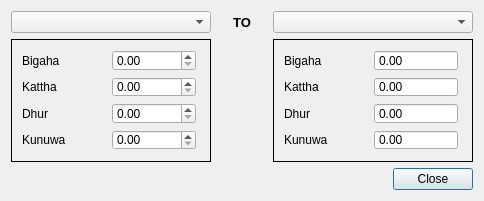
<?xml version="1.0" encoding="UTF-8"?>
<ui version="4.0">
 <class>LengthConversion</class>
 <widget class="QDialog" name="LengthConversion">
  <property name="geometry">
   <rect>
    <x>0</x>
    <y>0</y>
    <width>482</width>
    <height>201</height>
   </rect>
  </property>
  <property name="windowTitle">
   <string>Length Conversion Tool</string>
  </property>
  <layout class="QVBoxLayout" name="verticalLayout">
   <item>
    <layout class="QGridLayout" name="gridLayout" rowstretch="0,0" columnstretch="1,1,1,1">
     <item row="1" column="3">
      <widget class="QStackedWidget" name="swTo">
       <property name="sizePolicy">
        <sizepolicy hsizetype="Fixed" vsizetype="Preferred">
         <horstretch>0</horstretch>
         <verstretch>0</verstretch>
        </sizepolicy>
       </property>
       <property name="minimumSize">
        <size>
         <width>200</width>
         <height>0</height>
        </size>
       </property>
       <property name="frameShape">
        <enum>QFrame::Box</enum>
       </property>
       <property name="currentIndex">
        <number>3</number>
       </property>
       <widget class="QWidget" name="pgSqMtr2">
        <widget class="QWidget" name="layoutWidget_3">
         <property name="geometry">
          <rect>
           <x>10</x>
           <y>20</y>
           <width>161</width>
           <height>41</height>
          </rect>
         </property>
         <layout class="QVBoxLayout" name="verticalLayout_4">
          <item>
           <widget class="QLabel" name="label_5">
            <property name="text">
             <string>Square Meter</string>
            </property>
           </widget>
          </item>
          <item>
           <widget class="QDoubleSpinBox" name="edtSqMtr2">
            <property name="readOnly">
             <bool>true</bool>
            </property>
            <property name="buttonSymbols">
             <enum>QAbstractSpinBox::NoButtons</enum>
            </property>
           </widget>
          </item>
         </layout>
        </widget>
       </widget>
       <widget class="QWidget" name="pgSqFt2">
        <widget class="QWidget" name="layoutWidget_4">
         <property name="geometry">
          <rect>
           <x>10</x>
           <y>20</y>
           <width>161</width>
           <height>41</height>
          </rect>
         </property>
         <layout class="QVBoxLayout" name="verticalLayout_5">
          <item>
           <widget class="QLabel" name="label_15">
            <property name="text">
             <string>Square Feet</string>
            </property>
           </widget>
          </item>
          <item>
           <widget class="QDoubleSpinBox" name="edtSqFt2">
            <property name="readOnly">
             <bool>true</bool>
            </property>
            <property name="buttonSymbols">
             <enum>QAbstractSpinBox::NoButtons</enum>
            </property>
           </widget>
          </item>
         </layout>
        </widget>
       </widget>
       <widget class="QWidget" name="pgRopani2">
        <widget class="QWidget" name="layoutWidget_5">
         <property name="geometry">
          <rect>
           <x>10</x>
           <y>10</y>
           <width>174</width>
           <height>100</height>
          </rect>
         </property>
         <layout class="QGridLayout" name="gridLayout_4">
          <item row="0" column="0">
           <widget class="QLabel" name="label_6">
            <property name="text">
             <string>Ropani</string>
            </property>
           </widget>
          </item>
          <item row="1" column="0">
           <widget class="QLabel" name="label_17">
            <property name="text">
             <string>Aana</string>
            </property>
           </widget>
          </item>
          <item row="2" column="0">
           <widget class="QLabel" name="label_18">
            <property name="text">
             <string>Paisa</string>
            </property>
           </widget>
          </item>
          <item row="3" column="0">
           <widget class="QLabel" name="label_19">
            <property name="text">
             <string>Daam</string>
            </property>
           </widget>
          </item>
          <item row="0" column="1">
           <widget class="QDoubleSpinBox" name="edtRopani2">
            <property name="readOnly">
             <bool>true</bool>
            </property>
            <property name="buttonSymbols">
             <enum>QAbstractSpinBox::NoButtons</enum>
            </property>
           </widget>
          </item>
          <item row="1" column="1">
           <widget class="QDoubleSpinBox" name="edtAana2">
            <property name="readOnly">
             <bool>true</bool>
            </property>
            <property name="buttonSymbols">
             <enum>QAbstractSpinBox::NoButtons</enum>
            </property>
           </widget>
          </item>
          <item row="2" column="1">
           <widget class="QDoubleSpinBox" name="edtPaisa2">
            <property name="readOnly">
             <bool>true</bool>
            </property>
            <property name="buttonSymbols">
             <enum>QAbstractSpinBox::NoButtons</enum>
            </property>
           </widget>
          </item>
          <item row="3" column="1">
           <widget class="QDoubleSpinBox" name="edtDaam2">
            <property name="readOnly">
             <bool>true</bool>
            </property>
            <property name="buttonSymbols">
             <enum>QAbstractSpinBox::NoButtons</enum>
            </property>
           </widget>
          </item>
         </layout>
        </widget>
       </widget>
       <widget class="QWidget" name="pgBigaha2">
        <widget class="QWidget" name="layoutWidget_6">
         <property name="geometry">
          <rect>
           <x>10</x>
           <y>10</y>
           <width>174</width>
           <height>100</height>
          </rect>
         </property>
         <layout class="QGridLayout" name="gridLayout_5">
          <item row="0" column="0">
           <widget class="QLabel" name="label_7">
            <property name="text">
             <string>Bigaha</string>
            </property>
           </widget>
          </item>
          <item row="1" column="0">
           <widget class="QLabel" name="label_20">
            <property name="text">
             <string>Kattha</string>
            </property>
           </widget>
          </item>
          <item row="2" column="0">
           <widget class="QLabel" name="label_21">
            <property name="text">
             <string>Dhur</string>
            </property>
           </widget>
          </item>
          <item row="3" column="0">
           <widget class="QLabel" name="label_22">
            <property name="text">
             <string>Kunuwa</string>
            </property>
           </widget>
          </item>
          <item row="0" column="1">
           <widget class="QDoubleSpinBox" name="edtBigaha2">
            <property name="readOnly">
             <bool>true</bool>
            </property>
            <property name="buttonSymbols">
             <enum>QAbstractSpinBox::NoButtons</enum>
            </property>
           </widget>
          </item>
          <item row="1" column="1">
           <widget class="QDoubleSpinBox" name="edtKattha2">
            <property name="readOnly">
             <bool>true</bool>
            </property>
            <property name="buttonSymbols">
             <enum>QAbstractSpinBox::NoButtons</enum>
            </property>
           </widget>
          </item>
          <item row="2" column="1">
           <widget class="QDoubleSpinBox" name="edtDhur2">
            <property name="readOnly">
             <bool>true</bool>
            </property>
            <property name="buttonSymbols">
             <enum>QAbstractSpinBox::NoButtons</enum>
            </property>
           </widget>
          </item>
          <item row="3" column="1">
           <widget class="QDoubleSpinBox" name="edtKanuwa2">
            <property name="readOnly">
             <bool>true</bool>
            </property>
            <property name="buttonSymbols">
             <enum>QAbstractSpinBox::NoButtons</enum>
            </property>
           </widget>
          </item>
         </layout>
        </widget>
       </widget>
      </widget>
     </item>
     <item row="1" column="0" colspan="2">
      <widget class="QStackedWidget" name="swFrom">
       <property name="sizePolicy">
        <sizepolicy hsizetype="Fixed" vsizetype="Preferred">
         <horstretch>0</horstretch>
         <verstretch>0</verstretch>
        </sizepolicy>
       </property>
       <property name="minimumSize">
        <size>
         <width>200</width>
         <height>0</height>
        </size>
       </property>
       <property name="frameShape">
        <enum>QFrame::Box</enum>
       </property>
       <property name="currentIndex">
        <number>3</number>
       </property>
       <widget class="QWidget" name="pgSqMtr">
        <widget class="QWidget" name="">
         <property name="geometry">
          <rect>
           <x>20</x>
           <y>20</y>
           <width>161</width>
           <height>41</height>
          </rect>
         </property>
         <layout class="QVBoxLayout" name="verticalLayout_2">
          <item>
           <widget class="QLabel" name="label_2">
            <property name="text">
             <string>Square Meter</string>
            </property>
           </widget>
          </item>
          <item>
           <widget class="QDoubleSpinBox" name="edtSqMtr"/>
          </item>
         </layout>
        </widget>
       </widget>
       <widget class="QWidget" name="pgSqFt">
        <widget class="QWidget" name="layoutWidget">
         <property name="geometry">
          <rect>
           <x>20</x>
           <y>20</y>
           <width>161</width>
           <height>41</height>
          </rect>
         </property>
         <layout class="QVBoxLayout" name="verticalLayout_3">
          <item>
           <widget class="QLabel" name="label_8">
            <property name="text">
             <string>Square Feet</string>
            </property>
           </widget>
          </item>
          <item>
           <widget class="QDoubleSpinBox" name="edtSqFt"/>
          </item>
         </layout>
        </widget>
       </widget>
       <widget class="QWidget" name="pgRopani">
        <widget class="QWidget" name="">
         <property name="geometry">
          <rect>
           <x>10</x>
           <y>10</y>
           <width>174</width>
           <height>100</height>
          </rect>
         </property>
         <layout class="QGridLayout" name="gridLayout_2">
          <item row="0" column="0">
           <widget class="QLabel" name="label_3">
            <property name="text">
             <string>Ropani</string>
            </property>
           </widget>
          </item>
          <item row="1" column="0">
           <widget class="QLabel" name="label_9">
            <property name="text">
             <string>Aana</string>
            </property>
           </widget>
          </item>
          <item row="2" column="0">
           <widget class="QLabel" name="label_10">
            <property name="text">
             <string>Paisa</string>
            </property>
           </widget>
          </item>
          <item row="3" column="0">
           <widget class="QLabel" name="label_11">
            <property name="text">
             <string>Daam</string>
            </property>
           </widget>
          </item>
          <item row="0" column="1">
           <widget class="QDoubleSpinBox" name="edtRopani"/>
          </item>
          <item row="1" column="1">
           <widget class="QDoubleSpinBox" name="edtAana"/>
          </item>
          <item row="2" column="1">
           <widget class="QDoubleSpinBox" name="edtPaisa"/>
          </item>
          <item row="3" column="1">
           <widget class="QDoubleSpinBox" name="edtDaam"/>
          </item>
         </layout>
        </widget>
       </widget>
       <widget class="QWidget" name="pgBigaha">
        <widget class="QWidget" name="layoutWidget_2">
         <property name="geometry">
          <rect>
           <x>10</x>
           <y>10</y>
           <width>174</width>
           <height>100</height>
          </rect>
         </property>
         <layout class="QGridLayout" name="gridLayout_3">
          <item row="0" column="0">
           <widget class="QLabel" name="label_4">
            <property name="text">
             <string>Bigaha</string>
            </property>
           </widget>
          </item>
          <item row="1" column="0">
           <widget class="QLabel" name="label_12">
            <property name="text">
             <string>Kattha</string>
            </property>
           </widget>
          </item>
          <item row="2" column="0">
           <widget class="QLabel" name="label_13">
            <property name="text">
             <string>Dhur</string>
            </property>
           </widget>
          </item>
          <item row="3" column="0">
           <widget class="QLabel" name="label_14">
            <property name="text">
             <string>Kunuwa</string>
            </property>
           </widget>
          </item>
          <item row="0" column="1">
           <widget class="QDoubleSpinBox" name="edtBigaha"/>
          </item>
          <item row="1" column="1">
           <widget class="QDoubleSpinBox" name="edtKattha"/>
          </item>
          <item row="2" column="1">
           <widget class="QDoubleSpinBox" name="edtDhur"/>
          </item>
          <item row="3" column="1">
           <widget class="QDoubleSpinBox" name="edtKanuwa"/>
          </item>
         </layout>
        </widget>
       </widget>
      </widget>
     </item>
     <item row="1" column="2">
      <spacer name="horizontalSpacer_2">
       <property name="orientation">
        <enum>Qt::Horizontal</enum>
       </property>
       <property name="sizeHint" stdset="0">
        <size>
         <width>200</width>
         <height>20</height>
        </size>
       </property>
      </spacer>
     </item>
     <item row="0" column="0" colspan="2">
      <widget class="QComboBox" name="cbFrom">
       <property name="sizePolicy">
        <sizepolicy hsizetype="Expanding" vsizetype="Fixed">
         <horstretch>0</horstretch>
         <verstretch>0</verstretch>
        </sizepolicy>
       </property>
       <property name="minimumSize">
        <size>
         <width>50</width>
         <height>0</height>
        </size>
       </property>
      </widget>
     </item>
     <item row="0" column="3">
      <widget class="QComboBox" name="cbTo">
       <property name="sizePolicy">
        <sizepolicy hsizetype="Expanding" vsizetype="Fixed">
         <horstretch>0</horstretch>
         <verstretch>0</verstretch>
        </sizepolicy>
       </property>
      </widget>
     </item>
     <item row="0" column="2">
      <widget class="QLabel" name="label">
       <property name="sizePolicy">
        <sizepolicy hsizetype="Fixed" vsizetype="Preferred">
         <horstretch>0</horstretch>
         <verstretch>0</verstretch>
        </sizepolicy>
       </property>
       <property name="minimumSize">
        <size>
         <width>50</width>
         <height>0</height>
        </size>
       </property>
       <property name="font">
        <font>
         <pointsize>10</pointsize>
         <weight>75</weight>
         <bold>true</bold>
        </font>
       </property>
       <property name="text">
        <string>TO</string>
       </property>
       <property name="alignment">
        <set>Qt::AlignCenter</set>
       </property>
      </widget>
     </item>
    </layout>
   </item>
   <item>
    <layout class="QHBoxLayout" name="horizontalLayout">
     <item>
      <spacer name="horizontalSpacer">
       <property name="orientation">
        <enum>Qt::Horizontal</enum>
       </property>
       <property name="sizeHint" stdset="0">
        <size>
         <width>40</width>
         <height>20</height>
        </size>
       </property>
      </spacer>
     </item>
     <item>
      <widget class="QPushButton" name="btnClose">
       <property name="text">
        <string>Close</string>
       </property>
      </widget>
     </item>
    </layout>
   </item>
  </layout>
 </widget>
 <resources/>
 <connections/>
</ui>
